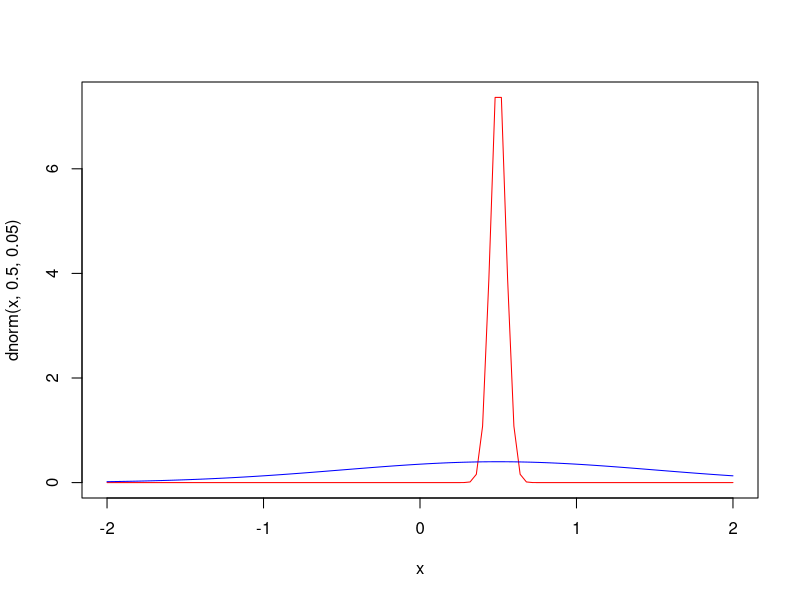
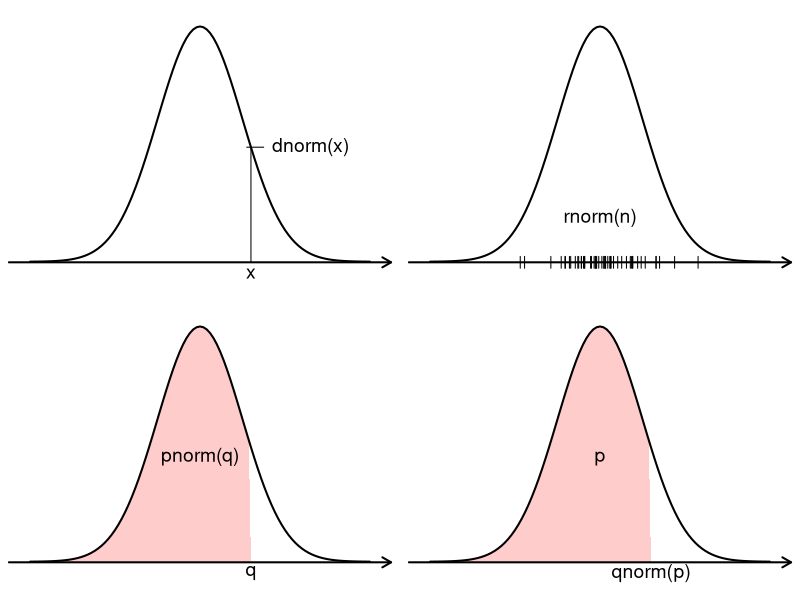
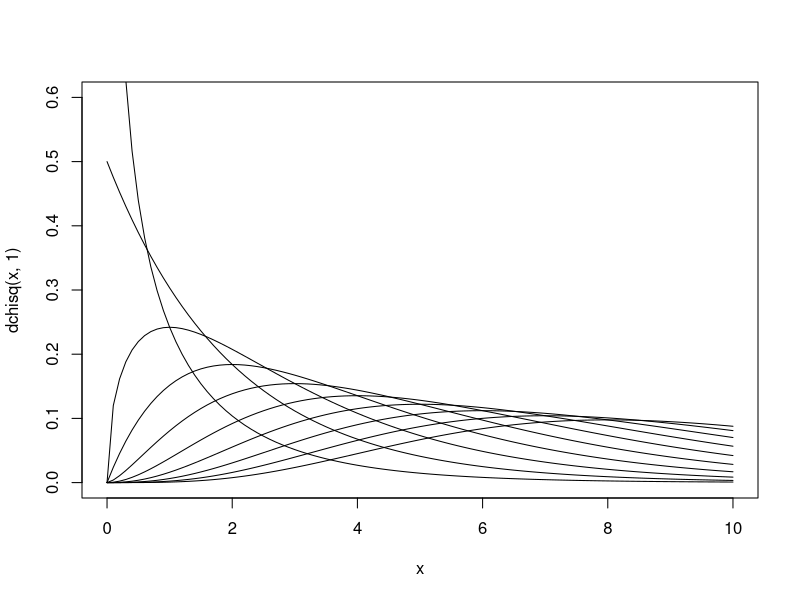
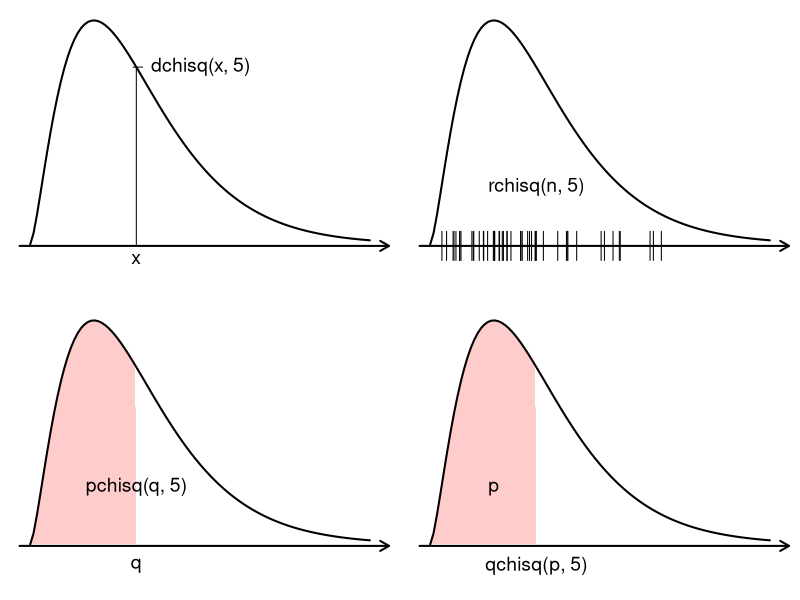
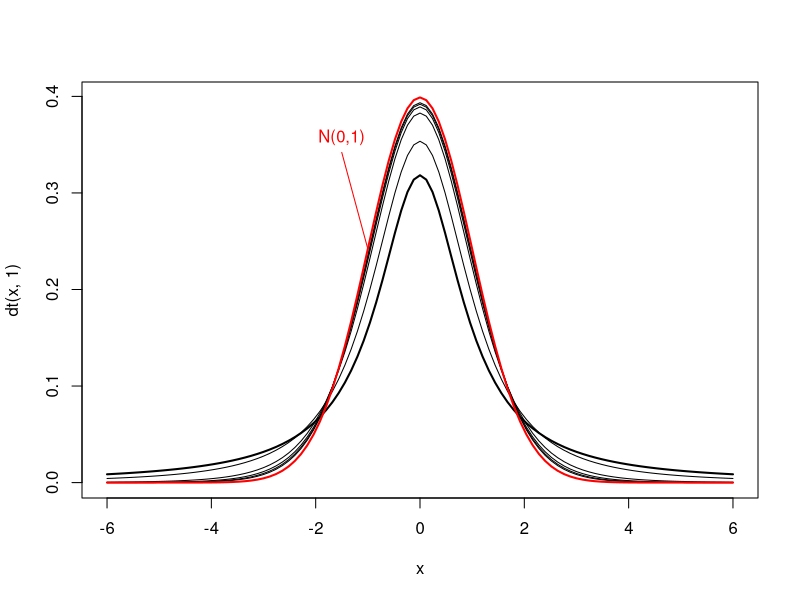
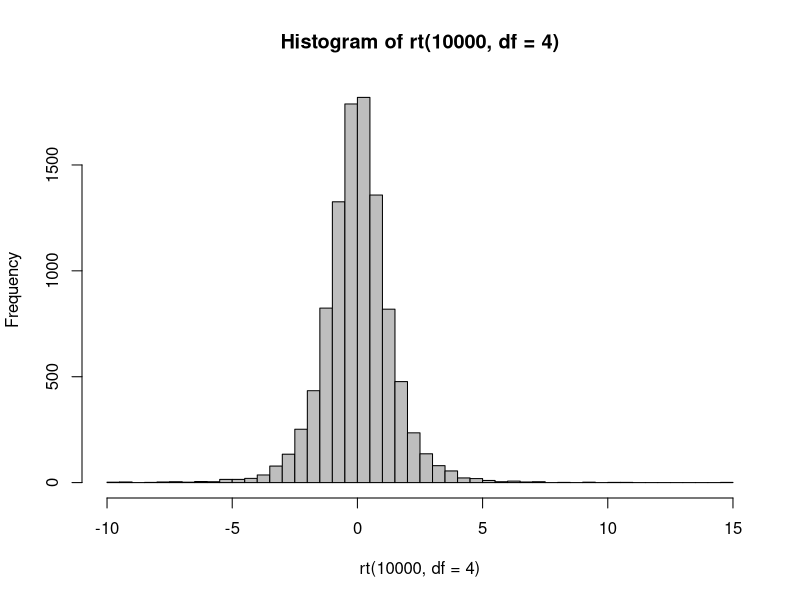

The R source for these figures, in order:
## ---- chunk 1
set.seed(100)
knitr::opts_chunk$set(fig.align = "center", prompt = TRUE)
options(width = 63)
## ---- chunk 2
mean(sample(0:1, size = 100000, 
            replace = TRUE, prob = c(0.5, 0.5)))
## ---- chunk 3
mean(sample(0:1, size = 100000, 
            replace = TRUE, prob = c(0.2, 0.8)))
## ---- chunk 4
toss_coins <- function(n){
   sum(sample(0:1, n, replace = TRUE, prob = c(0.5, 0.5)))
}
## ---- chunk 5
result <- replicate(1000, toss_coins(n = 50))
mean(result)
var(result)
## ---- chunk 6
curve(dnorm(x, 0.5,  0.05), from = -2, to = 2, col = "red")
curve(dnorm(x, 0.5, 1), add = TRUE, col = "blue")
## ---- chunk 7
opar <- par(mgp = c(1, 0.1, 0), mar = c(1, 1, 1, 1), mfrow = c(2, 2))

set.seed(100)
xaxpos <- - 0.001
xaxmin <- -4.5
xaxmax <- 4.5

X = 1.2
x <- seq(-4, 4, by = 0.05)

# dnorm

plot(NULL, axes = FALSE, xlab = "", ylab = "", xlim = range(x), ylim = c(-0.02, dnorm(0)), lwd = 2)
curve(dnorm, from = min(x), to = max(x), lwd = 2, add = TRUE)
arrows(xaxmin, xaxpos, xaxmax, xaxpos, xpd = TRUE, lwd = 2, length = 0.1)
segments(X, 0, X, dnorm(X))
segments(X - 0.1, dnorm(X), X + 0.3, dnorm(X))
text(X, -0.02, "x", cex = 1.4)
text(X + 0.3, dnorm(X), "dnorm(x)", pos = 4, cex = 1.4)


# rnorm

plot(NULL, axes = FALSE, xlab = "", ylab = "", xlim = range(x), ylim = c(-0.02, dnorm(0)), lwd = 2)
curve(dnorm, from = min(x), to = max(x), lwd = 2, add = TRUE)
arrows(xaxmin, xaxpos, xaxmax, xaxpos, xpd = TRUE, lwd = 2, length = 0.1)
rs = rnorm(50)
for (r in rs) {
  segments(r, xaxpos - 0.01, r, xaxpos + 0.01)
}
text(0, 0.1, "rnorm(n)", pos = 1, cex = 1.4)


plot(NULL, axes = FALSE, xlab = "", ylab = "", xlim = c(-4, 4), ylim = c(-0.02, dnorm(0)), lwd = 2)
polygon(c(x[x < X], X), c(dnorm(x[x < X]), 0), col = rgb(1, 0, 0, 0.2), lty = 0)
curve(dnorm, from = - 4, to = 4, lwd = 2, add = TRUE)
arrows(xaxmin, xaxpos, xaxmax, xaxpos, xpd = TRUE, lwd = 2, length = 0.1)
text(X, -0.02, "q", cex = 1.4)
text(0, 0.8 * dnorm(X), "pnorm(q)", pos = 3, cex = 1.4)


plot(NULL, axes = FALSE, xlab = "", ylab = "", xlim = c(-4, 4), ylim = c(-0.02, dnorm(0)), lwd = 2)
polygon(c(x[x < X], X), c(dnorm(x[x < X]), 0), col = rgb(1, 0, 0, 0.2), lty = 0)
curve(dnorm, from = - 4, to = 4, lwd = 2, add = TRUE)
arrows(xaxmin, xaxpos, xaxmax, xaxpos, xpd = TRUE, lwd = 2, length = 0.1)
text(X, -0.02, "qnorm(p)", cex = 1.4)
text(0, 0.8 * dnorm(X), "p", pos = 3, cex = 1.4)

par(opar)
## ---- chunk 8
curve(dchisq(x, 1), from = 0, to = 10, ylim = c(0, 0.6))
for (i in 2:10) {
   curve(dchisq(x, i), add = TRUE)
}

## ---- chunk 9
opar <- par(mgp = c(1, 0.1, 0), mar = c(1, 1, 1, 1), mfrow = c(2, 2))

set.seed(100)
xaxpos <- - 0.001
xaxmin <- -0.5
xaxmax <- 16.9

X = 5
x <- seq(0, 16, by = 0.05)

# dchisq

plot(NULL, axes = FALSE, xlab = "", ylab = "", xlim = range(x), ylim = c(-0.02, 0.15), lwd = 2)
curve(dchisq(x, 5), from = min(x), to = max(x), lwd = 2, add = TRUE)
arrows(xaxmin, xaxpos, xaxmax, xaxpos, xpd = TRUE, lwd = 2, length = 0.1)
segments(X, 0, X, dchisq(X, 5))
segments(X - 0.15, dchisq(X, 5), X + 0.3, dchisq(X, 5))
text(X, -0.01, "x", cex = 1.4)
text(X + 0.3, dchisq(X, 5), "dchisq(x, 5)", pos = 4, cex = 1.4)


# rchisq

plot(NULL, axes = FALSE, xlab = "", ylab = "", xlim = range(x), ylim = c(-0.02, 0.15), lwd = 2)
curve(dchisq(x, 5), from = min(x), to = max(x), lwd = 2, add = TRUE)
arrows(xaxmin, xaxpos, xaxmax, xaxpos, xpd = TRUE, lwd = 2, length = 0.1)
rs = rchisq(50, 5)
for (r in rs) {
  segments(r, xaxpos - 0.01, r, xaxpos + 0.01)
}
text(5, 0.05, "rchisq(n, 5)", pos = 1, cex = 1.4)


# pchisq

plot(NULL, axes = FALSE, xlab = "", ylab = "", xlim = range(x), ylim = c(-0.02, 0.15), lwd = 2)
polygon(c(x[x < X], X), c(dchisq(x[x < X], 5), 0), col = rgb(1, 0, 0, 0.2), lty = 0)
curve(dchisq(x, 5), from = min(x), to = max(x), lwd = 2, add = TRUE)
arrows(xaxmin, xaxpos, xaxmax, xaxpos, xpd = TRUE, lwd = 2, length = 0.1)
text(X, -0.015, "q", cex = 1.4)
text(5, 0.05, "pchisq(q, 5)", pos = 1, cex = 1.4)


plot(NULL, axes = FALSE, xlab = "", ylab = "", xlim = range(x), ylim = c(-0.02, 0.15), lwd = 2)
polygon(c(x[x < X], X), c(dchisq(x[x < X], 5), 0), col = rgb(1, 0, 0, 0.2), lty = 0)
curve(dchisq(x, 5), from = min(x), to = max(x), lwd = 2, add = TRUE)
arrows(xaxmin, xaxpos, xaxmax, xaxpos, xpd = TRUE, lwd = 2, length = 0.1)
text(X, -0.015, "qchisq(p, 5)", cex = 1.4)
text(3, 0.05, "p", pos = 1, cex = 1.4)

par(opar)
## ---- chunk 10
curve(dt(x, 1), from = -6, to = 6, ylim = c(0,dnorm(0)), lwd = 2)
for (i in seq(2, 20, by = 4)) curve(dt(x, i), add = TRUE)
curve(dnorm(x), add = TRUE, col = "red", lwd = 2)

segments(-1, dnorm(-1), -1.5, dnorm(-1) + 0.1, col = "red")
text(-1.5, dnorm(-1) + 0.1, "N(0,1)", pos = 3, col = "red")
## ---- chunk 11
hist(rt(10000, df = 4), breaks = 40, col = "gray")
